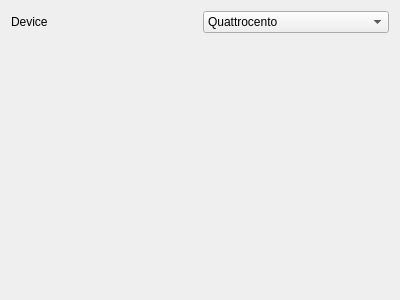
<?xml version="1.0" encoding="UTF-8"?>
<ui version="4.0">
 <class>DeviceWidgetForm</class>
 <widget class="QWidget" name="DeviceWidgetForm">
  <property name="geometry">
   <rect>
    <x>0</x>
    <y>0</y>
    <width>400</width>
    <height>300</height>
   </rect>
  </property>
  <property name="windowTitle">
   <string>Form</string>
  </property>
  <layout class="QGridLayout" name="gridLayout">
   <item row="0" column="0">
    <widget class="QLabel" name="label">
     <property name="text">
      <string>Device</string>
     </property>
    </widget>
   </item>
   <item row="0" column="1">
    <widget class="QComboBox" name="deviceSelectionComboBox">
     <item>
      <property name="text">
       <string>Quattrocento</string>
      </property>
     </item>
     <item>
      <property name="text">
       <string>Quattrocento Light</string>
      </property>
     </item>
     <item>
      <property name="text">
       <string>Sessantaquattro</string>
      </property>
     </item>
     <item>
      <property name="text">
       <string>Intan RHD Controller</string>
      </property>
     </item>
     <item>
      <property name="text">
       <string>Noxon</string>
      </property>
     </item>
     <item>
      <property name="text">
       <string>Muovi</string>
      </property>
     </item>
     <item>
      <property name="text">
       <string>Muovi Plus</string>
      </property>
     </item>
     <item>
      <property name="text">
       <string>SyncStation (Muovi)</string>
      </property>
     </item>
     <item>
      <property name="text">
       <string>MindRove</string>
      </property>
     </item>
     <item>
      <property name="text">
       <string>N-Switch Bracelet</string>
      </property>
     </item>
    </widget>
   </item>
   <item row="1" column="0" colspan="2">
    <widget class="QStackedWidget" name="deviceStackedWidget">
     <property name="currentIndex">
      <number>9</number>
     </property>
     <widget class="QuattrocentoWidget" name="quattrocentoWidget"/>
     <widget class="QuattrocentoLightWidget" name="quattrocentoLightWidget"/>
     <widget class="SessantaquattroWidget" name="sessantaquattroLightWidget"/>
     <widget class="IntanRHDControllerWidget" name="intanRHDControllerWidget"/>
     <widget class="NoxonWidget" name="noxonWidget"/>
     <widget class="MuoviWidget" name="muoviWidget"/>
     <widget class="MuoviPlusWidget" name="muoviPlusWidget"/>
     <widget class="SyncStationWidget" name="syncStationWidget"/>
     <widget class="MindRoveWidget" name="mindRoveWidget"/>
     <widget class="NSwitchWidget" name="nswitchWidget"/>
    </widget>
   </item>
  </layout>
 </widget>
 <customwidgets>
  <customwidget>
   <class>QuattrocentoWidget</class>
   <extends>QWidget</extends>
   <header>device_interfaces.gui.template_widgets.quattrocento</header>
   <container>1</container>
  </customwidget>
  <customwidget>
   <class>QuattrocentoLightWidget</class>
   <extends>QWidget</extends>
   <header>device_interfaces.gui.template_widgets.quattrocento</header>
   <container>1</container>
  </customwidget>
  <customwidget>
   <class>SessantaquattroWidget</class>
   <extends>QWidget</extends>
   <header>device_interfaces.gui.template_widgets.sessantaquattro</header>
   <container>1</container>
  </customwidget>
  <customwidget>
   <class>NoxonWidget</class>
   <extends>QWidget</extends>
   <header>device_interfaces.gui.template_widgets.noxon</header>
   <container>1</container>
  </customwidget>
  <customwidget>
   <class>MuoviWidget</class>
   <extends>QWidget</extends>
   <header>device_interfaces.gui.template_widgets.muovi</header>
   <container>1</container>
  </customwidget>
  <customwidget>
   <class>IntanRHDControllerWidget</class>
   <extends>QWidget</extends>
   <header>device_interfaces.gui.template_widgets.intan</header>
   <container>1</container>
  </customwidget>
  <customwidget>
   <class>MuoviPlusWidget</class>
   <extends>QWidget</extends>
   <header>device_interfaces.gui.template_widgets.muovi_plus</header>
   <container>1</container>
  </customwidget>
  <customwidget>
   <class>SyncStationWidget</class>
   <extends>QWidget</extends>
   <header>device_interfaces.gui.template_widgets.syncstation</header>
   <container>1</container>
  </customwidget>
  <customwidget>
   <class>MindRoveWidget</class>
   <extends>QWidget</extends>
   <header>device_interfaces.gui.template_widgets.mindrove</header>
   <container>1</container>
  </customwidget>
  <customwidget>
   <class>NSwitchWidget</class>
   <extends>QWidget</extends>
   <header>device_interfaces.gui.template_widgets.nswitch</header>
   <container>1</container>
  </customwidget>
 </customwidgets>
 <resources/>
 <connections/>
</ui>
